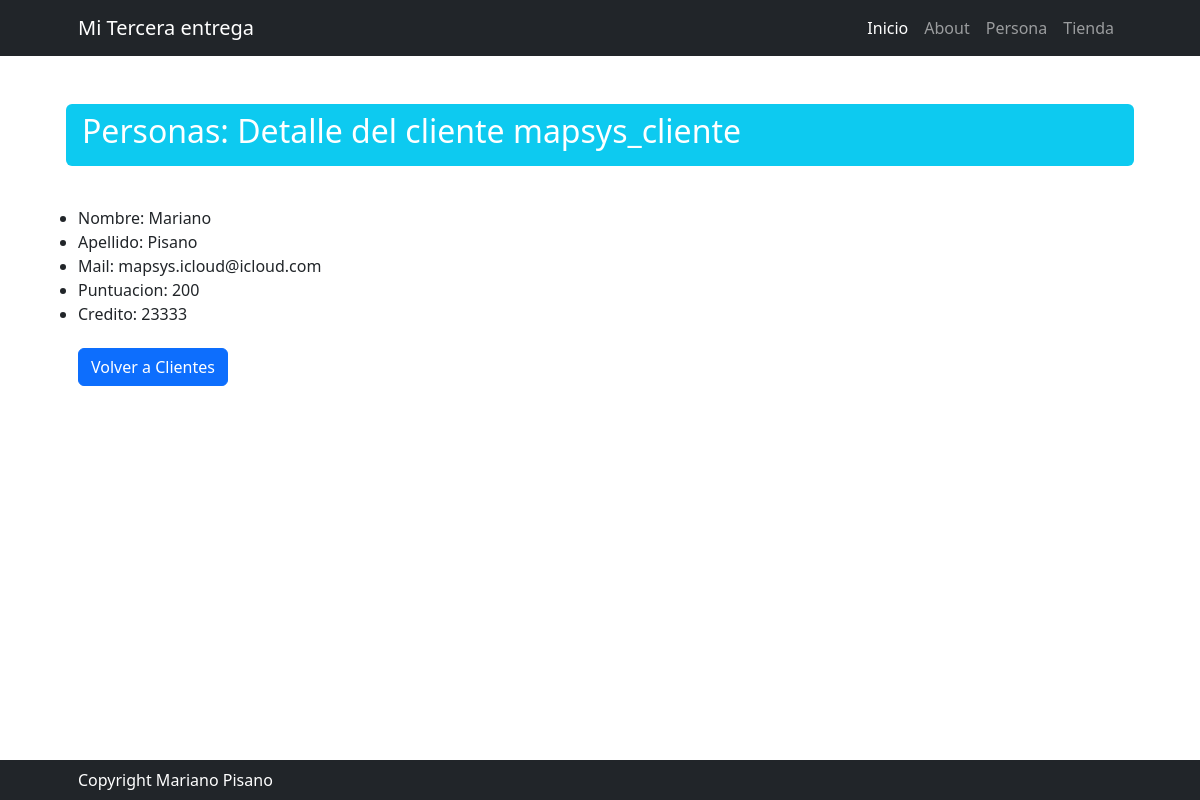
Page /persona/cliente/detail/mapsys_cliente on the committed database.
### persona/models.py (models this page shows, shortened)
class Usuario(models.Model):
    user = models.CharField(max_length=50, primary_key=True)
    nombre = models.CharField(max_length=50)
    apellido = models.CharField(max_length=50)
    email = models.EmailField()
    rol = models.ForeignKey(Rol, on_delete=models.SET_NULL, null=True, blank=True)

class Cliente(Usuario):
    puntuacion = models.IntegerField(null=True, blank=True)
    credito = models.IntegerField(null=True, blank=True)

### persona/views.py (the view)
# urls.py: path("cliente/detail/<str:pk>", views.ClienteDetail.as_view(), name="cliente_detail"),
class ClienteDetail(DetailView):
    model = models.Cliente

### persona/templates/persona/cliente_detail.html (shortened to what this page needs)
{% extends 'core/base.html' %}
{% block titulo %}
    Personas: Detalle del cliente {{ cliente.user }}
{% endblock titulo %}
{% block contenido %}
    <ul>
        <li>Nombre: {{ cliente.nombre }}</li>
        <li>Apellido: {{ cliente.apellido }}</li>
        <li>Mail: {{ cliente.email }}</li>
        <li>Puntuacion: {{ cliente.puntuacion }}</li>
        <li>Credito: {{ cliente.credito}}</li>
    </ul>
    <div class="fs-3 pb-4">
        <a class="btn btn-primary" href="{% url 'persona:cliente_list' %}">Volver a Clientes</a>
    </div>
{% endblock contenido %}

### rows in the picture
Usuario: user "mapsys_cliente", nombre "Mariano", apellido "Pisano", email "mapsys.icloud@icloud.com"
Cliente: puntuacion "200", credito "23333"
